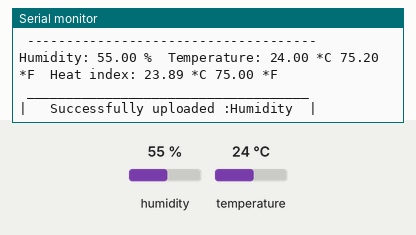
Recording of a sketch running on a simulated ESP8266 (Wemos D1 mini). Shown: the last lines printed to the serial monitor. The inputs (shaded band) are chosen by the test bench; at power-on: humidity 55 %, temperature 24 °C. WiFi joins after 1.5 s; servers stay silent unless stated.

Above: at 2.7 s.
2.8 s: humidity set to 22 %
At 2.97 s:
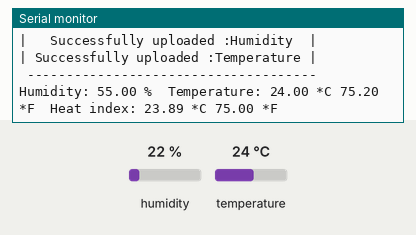
5.5 s: temperature set to 12 °C
At 7.97 s:
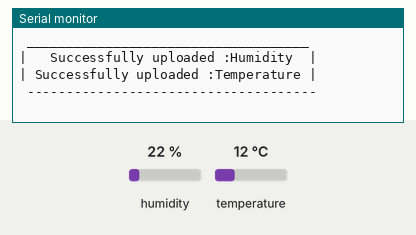
8.2 s: humidity set to 40 %
At 8.3 s:
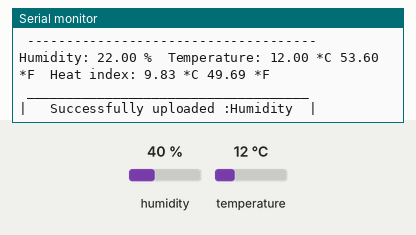
Timing chart, 0 to 11.2 s (numbered marks = the images above; inputs shaded):
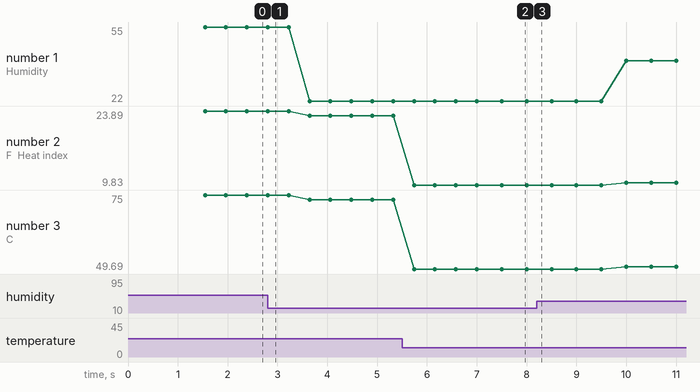

The sketch:

Firebase.ino
```cpp
#include <WiFiManager.h>
#include "FirebaseESP8266.h"
#include "DHT.h"
#define FIREBASE_HOST "sampler-analogread-default-rtdb.firebaseio.com"
#define FIREBASE_KEY "NiAyeXFIRaJAJ9hyDrmPmJOylsiZkqBWtISZnX2X"

#define ESP_AP "WEMOS D1"
#define password  "analogread"
WiFiServer server(80);
#define DHTPIN 2                                               // what pin we're connected to
// Uncomment whatever type you're using!
//#define DHTTYPE DHT11   // DHT 11
#define DHTTYPE DHT22   // DHT 22  (AM2302)
//#define DHTTYPE DHT21   // DHT 21 (AM2301)
DHT dht(DHTPIN, DHTTYPE);

//Define FirebaseESP8266 data object
FirebaseData firebaseData;

void setup()
{
  Serial.begin(9600);
  Serial.println("DHTxx test!");

  Firebase.begin(FIREBASE_HOST, FIREBASE_KEY);
  Firebase.reconnectWiFi(true);

  dht.begin();
  //WiFiManager
  //Local intialization. Once its business is done, there is no need to keep it around
  WiFiManager wifiManager;
  //fetches ssid and password from EEPROM and tries to connect
  //if it does not connect, it starts an access point with the specified name
  //and goes into a blocking loop awaiting configuration
  wifiManager.autoConnect(ESP_AP, password);
  while (WiFi.status() != WL_CONNECTED)
  {
    Serial.print(".");
  }
  Serial.println(" \n\n\n\n\n");
  Serial.println("------------------");
  Serial.println("| WiFi connected |");
  Serial.println("------------------");
  Serial.print("IP address: ");
  Serial.println(WiFi.localIP());
  Serial.println(" \n\n\n\n\n");
  server.begin();

}
unsigned long timer = millis();
void loop()
{
  // Reading temperature or humidity takes about 250 milliseconds!
  // Sensor readings may also be up to 2 seconds 'old' (its a very slow sensor)
  float h = dht.readHumidity();
  // Read temperature as Celsius (the default)
  float t = dht.readTemperature();
  // Read temperature as Fahrenheit (isFahrenheit = true)
  float f = dht.readTemperature(true);
  // Check if any reads failed and exit early (to try again).
  if (isnan(h) || isnan(t) || isnan(f)) {
    Serial.println("Failed to read from DHT sensor!");
    return;
  }
  // Compute heat index in Fahrenheit (the default)
  float hif = dht.computeHeatIndex(f, h);
  // Compute heat index in Celsius (isFahreheit = false)
  float hic = dht.computeHeatIndex(t, h, false);
  if (millis() - timer >= 500) {
    timer += 500;
    Serial.print("Humidity: ");
    Serial.print(h);
    Serial.print(" %\t");
    Serial.print("Temperature: ");
    Serial.print(t);
    Serial.print(" *C ");
    Serial.print(f);
    Serial.print(" *F\t");
    Serial.print("Heat index: ");
    Serial.print(hic);
    Serial.print(" *C ");
    Serial.print(hif);
    Serial.print(" *F\t\n");
    sensorUpdate(h, t);
  }

}
void sensorUpdate(float h, float t) {
  if (Firebase.setFloat(firebaseData, "/SensorIOT/Humidity", h)) {
    Serial.println(" ____________________________________");
    Serial.println("|   Successfully uploaded :Humidity  |");
  }
  else {
    Serial.println(" ERROR!!!  REASON: " + firebaseData.errorReason());
    Serial.println(" -------------------------------------\n\n\n\n");
  }
  if (Firebase.setFloat(firebaseData, "/SensorIOT/Temperature", t)) {
    Serial.println("| Successfully uploaded :Temperature |");
    Serial.println(" -------------------------------------\n\n\n\n");
  }
  else {
    Serial.println(" ERROR!!!  REASON: " + firebaseData.errorReason());
    Serial.println(" -------------------------------------\n\n\n\n");
  }
}
```

Measured:
- after the input at 5.5 s, the serial monitor: prints a new line after 0.25 s (image 2)
- plotted number 1: 55 → 22 after the input at 2.8 s, 22 → 40 after the input at 8.2 s
- plotted number 2: 23.89 → 23.03 after the input at 2.8 s, 23.03 → 9.83 after the input at 5.5 s, 9.83 → 10.3 after the input at 8.2 s
- plotted number 3: 75 → 73.45 after the input at 2.8 s, 73.45 → 49.69 after the input at 5.5 s, 49.69 → 50.54 after the input at 8.2 s
